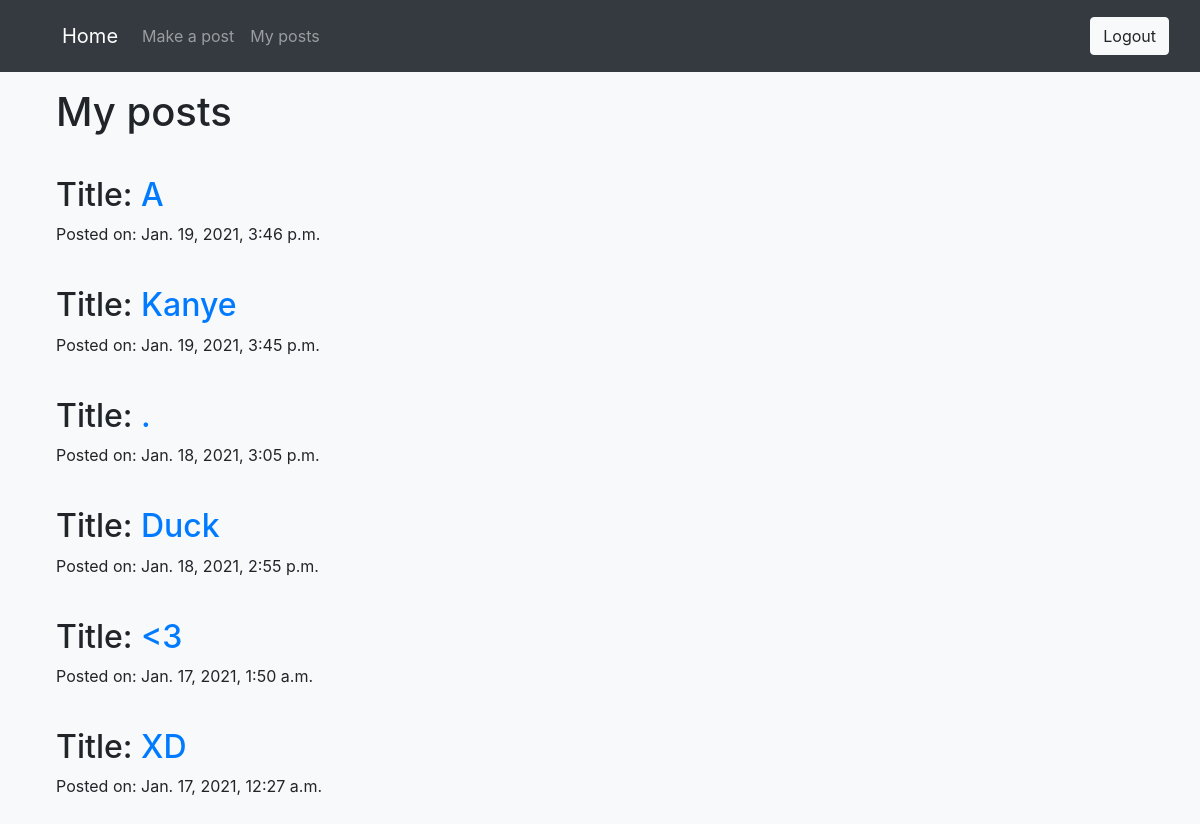
Before: /myposts/ (signed in) with the older database file.
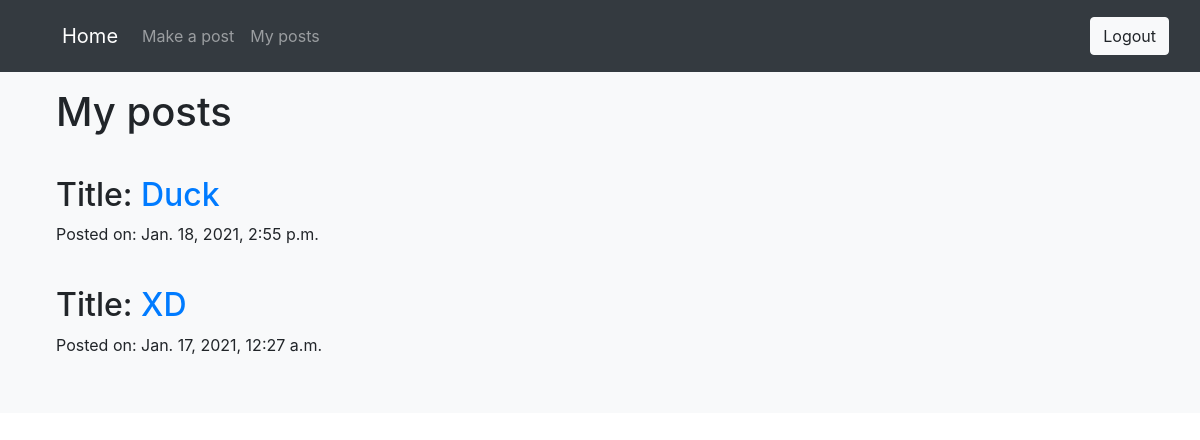
After: the same page with the newer database file.
### simple_website/models.py (models this page shows, shortened)
class MakePost(models.Model):
    title = models.CharField(max_length=30)
    content = models.TextField(max_length=500, blank=True)
    photo = ResizedImageField(size=[500, 300], quality=100, upload_to='simple_website/images/', null=True, blank=True, default='')
    created = models.DateTimeField(auto_now_add=True)
    user = models.ForeignKey(User, on_delete=models.CASCADE)

### simple_website/views.py (the view)
# urls.py: path('myposts/', views.myposts, name='myposts'),
@login_required
def myposts(request):
    posts = MakePost.objects.filter(user=request.user).order_by('-created')
    return render(request, 'simple_website/myposts.html',{'posts':posts})

### simple_website/templates/simple_website/myposts.html
{% extends 'simple_website/base.html' %}
{% block content %}
<ul>
<h1>My posts</h1>
</ul>
<br>
{% for post in posts %}
  <ul>
    <h2>Title: <a href="{% url 'viewpost' post.id %}"> {{ post.title }} </a></h2>
    Posted on: {{ post.created }}
    <br>
  </ul>
  <br>
{% endfor %}
{% endblock %}

Changed rows visible on the page:
removed MakePost: title "A", created "Jan. 19, 2021, 3:46 p.m."
removed MakePost: title "Kanye", created "Jan. 19, 2021, 3:45 p.m."
removed MakePost: title ".", created "Jan. 18, 2021, 3:05 p.m."
removed MakePost: title "<3", created "Jan. 17, 2021, 1:50 a.m."
